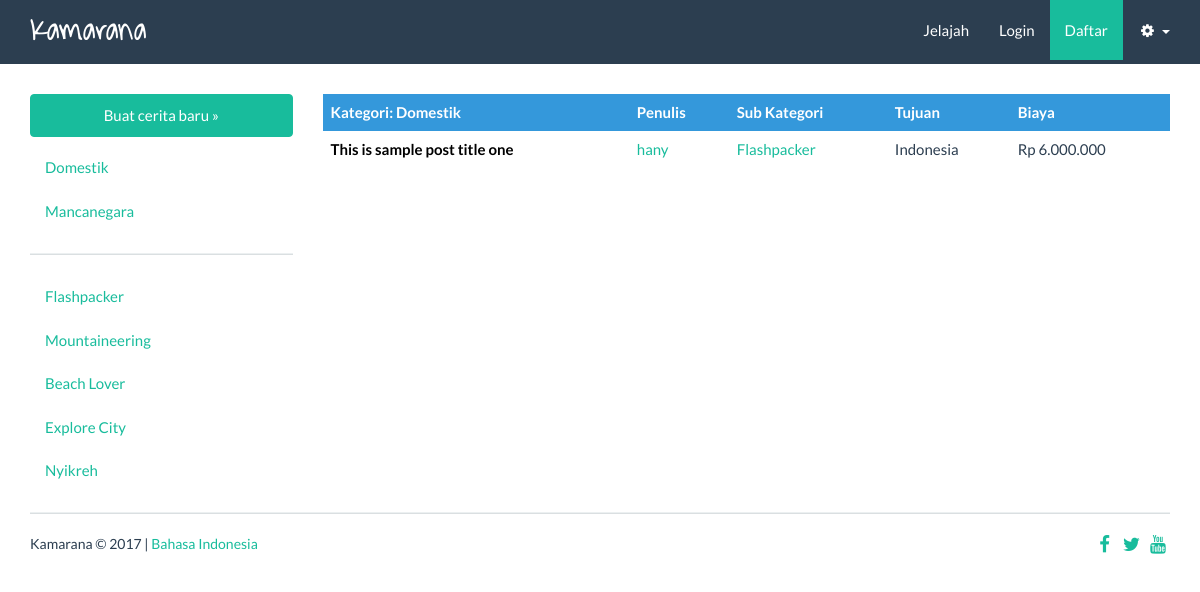
Page /?ref=explore&cat=1 on the committed database.
### tables this page shows
CREATE TABLE IF NOT EXISTS `category` (
  `id_cat` int(3) NOT NULL AUTO_INCREMENT,
  `name` varchar(25) NOT NULL,
  PRIMARY KEY (`id_cat`)
);

CREATE TABLE IF NOT EXISTS `subcategory` (
  `id` int(11) NOT NULL AUTO_INCREMENT,
  `subcat_name` varchar(50) NOT NULL,
  `status` enum('Active','Deactive') DEFAULT 'Active',
  PRIMARY KEY (`id`)
);

CREATE TABLE IF NOT EXISTS `post` (
  `id_post` int(11) NOT NULL AUTO_INCREMENT,
  `id_user` int(11) NOT NULL,
  `title` varchar(200) NOT NULL,
  `content` text NOT NULL,
  `cat_id` int(3) NOT NULL,
  `subcat_id` int(3) NOT NULL,
  `longtrip` int(3) NOT NULL,
  `country_id` int(11) NOT NULL,
  `state_id` int(11) NOT NULL,
  `city_id` int(11) NOT NULL,
  `date_start` varchar(10) DEFAULT NULL,
  `date_end` varchar(10) DEFAULT NULL,
  `post_time` timestamp NOT NULL DEFAULT '0000-00-00 00:00:00' ON UPDATE CURRENT_TIMESTAMP,
  `totalcost` varchar(25) NOT NULL,
  `featpic` varchar(200) DEFAULT NULL,
  `status` enum('saved','published','deleted') NOT NULL,
  PRIMARY KEY (`id_post`)
);

CREATE TABLE IF NOT EXISTS `user` (
  `id_user` int(11) NOT NULL AUTO_INCREMENT,
  `first_name` varchar(100) NOT NULL,
  `last_name` varchar(100) NOT NULL,
  `username` varchar(30) NOT NULL,
  `password` varchar(41) NOT NULL,
  `email` varchar(50) NOT NULL,
  `tgl_lahir` varchar(10) NOT NULL,
  `gender` enum('L','P') DEFAULT NULL,
  `no_hp` varchar(15) DEFAULT NULL,
  `location` varchar(30) DEFAULT NULL,
  `profilpic` varchar(200) DEFAULT NULL,
  `coverpic` varchar(200) DEFAULT NULL,
  `status` enum('Active','Deactive') DEFAULT 'Active',
  PRIMARY KEY (`id_user`),
  UNIQUE KEY `username` (`username`),
  UNIQUE KEY `username_2` (`username`),
  UNIQUE KEY `username_3` (`username`)
);

CREATE TABLE IF NOT EXISTS `country` (
  `id` int(11) NOT NULL AUTO_INCREMENT,
  `country_name` varchar(50) NOT NULL,
  PRIMARY KEY (`id`)
);

### index.php (called while the page is built, shortened)
<?php
getcontent();
?>

### view/post-list.php (the view, shortened to what this page needs)
<?php
$cat = $_GET['cat'];
$subcat = $_GET['subcat'];
$query = mysql_query("SELECT post.id_post, post.id_user, post.title, post.totalcost, category.name, subcategory.subcat_name, country.country_name, user.username
    FROM post, user, category, subcategory, country
    WHERE cat_id = '$cat'
    AND post.id_user = user.id_user
    AND post.cat_id = category.id_cat
    AND post.subcat_id = subcategory.id
    AND post.country_id = country.id
    AND post.status = 'published'
    ORDER BY post.post_time DESC LIMIT 10");
$catname_query = mysql_query("SELECT * FROM category WHERE id_cat='$cat'");
$catname = mysql_fetch_array($catname_query);
$subcatname_query = mysql_query("SELECT * FROM subcategory WHERE id='$subcat'");
$subcatname = mysql_fetch_array($subcatname_query);
if (!$_GET['cat'] && !$_GET['subcat']) {
    include('cat-featured.php');
}
else {
if ($_GET['cat']) {
    $catorsubname = $catname['name'];
}
else {
    $catorsubname = $subcatname['subcat_name'];
    $posts = mysql_num_rows($subcat_query);
}
?>
<div class="table-responsive space-top2x">
    <table class="table table-striped table-hover">
        <tr>
        <th class="info">Kategori: <b><?php echo $catorsubname ?></b></th>
            <th class="info">Penulis</th>
            <th class="info">Sub Kategori</th>
            <th class="info">Tujuan</th>
            <th class="info">Biaya</th>
        </tr>
        <?php
        if($_GET['cat']) {
            if (mysql_num_rows($query)==0) {
                echo '<tr>';
                echo '<td>Belum ada tulisan di kategori ini</td>';
                echo '<td>-</td>';
                echo '<td>-</td>';
                echo '<td>-</td>';
                echo '<td>-</td>';
                echo '</tr>';
            }
            else {
                while ($posts = mysql_fetch_array($query)) {
                    echo '<tr>';
                    echo '<td><a href="?ref=view_post&id='.$posts['id_post'].'" class="post-list-title">'.$posts['title'].'</a></td>';
                    echo '<td><a href="?ref=view_profile&u='.$posts['id_user'].'">'.$posts['username'].'</a></td>';
                    echo '<td><a href="?ref=explore&subcat='.$posts['subcat_id'].'">'.$posts['subcat_name'].'</a></td>';
                    echo '<td>'.$posts['country_name'].'</td>';
                    echo '<td>Rp '.number_format($posts['totalcost'], '0', '', '.').'</td>';
                    echo '</tr>';
                }
            }
        }
        ?>
    </table>
</div>
<?php } ?>

### view/cat-nav.php
<a href="?ref=create_post" class="btn btn-success btn-block space-bottom" role="button">Buat cerita baru &raquo;</a>
<ul class="nav nav-pills nav-stacked">
	<?php
		$query = mysql_query("SELECT * FROM category");
		$subquery = mysql_query("SELECT * FROM subcategory WHERE status='Active'");
		if (mysql_num_rows($query) == 0) {
			echo '<li>Tidak ada kategori</li>';
		}
		else {
			while ($row = mysql_fetch_array($query)) {
				echo '<li><a href="?ref=explore&cat='.$row['id_cat'].'">'.$row['name'].'</a></li>';
			}
		}
		echo "<li><hr></li>";
		if (mysql_num_rows($subquery) == 0) {
			echo '<li>Tidak ada sub kategori</li>';
		}
		else {
			while ($subrow = mysql_fetch_array($subquery)) {
				echo '<li><a href="?ref=explore&subcat='.$subrow['id'].'">'.$subrow['subcat_name'].'</a></li>';
			}
		}
	?>
</ul>

### themes/css/style.css (style rules this page uses)
body { padding-top: 60px; }
a { -o-transition: .4s; -ms-transition: .4s; -moz-transition: .4s; -webkit-transition: .4s; transition: .4s; }
a.post-list-title { color: #000000; font-weight: bold; }
hr { background-color: #DADFE1; height: 1px; }
@media (min-width: 768px) { body { padding-top: 64px; } }
table a, .table a { text-decoration: none; }
table a, .table a:hover { text-decoration: underline; }
.space-bottom { margin-bottom: 10px; }

### rows in the picture
category: name "Domestik"
category: name "Mancanegara"
subcategory: subcat_name "Flashpacker"
subcategory: subcat_name "Mountaineering"
subcategory: subcat_name "Beach Lover"
subcategory: subcat_name "Explore City"
subcategory: subcat_name "Nyikreh"
post: title "This is sample post title one", id_user.username "hany", subcategory.subcat_name "Flashpacker", country.country_name "Indonesia", totalcost "6.000.000"

### other values in the picture
$brand "Kamarana"
